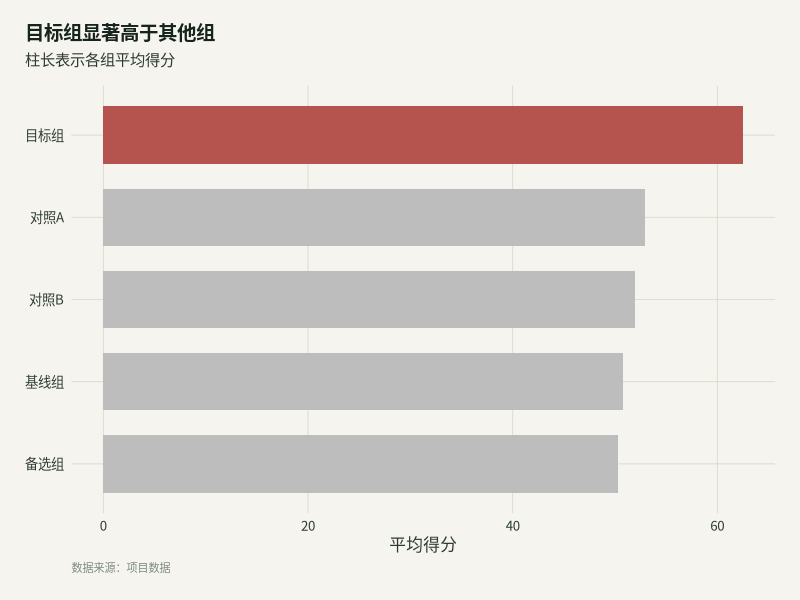
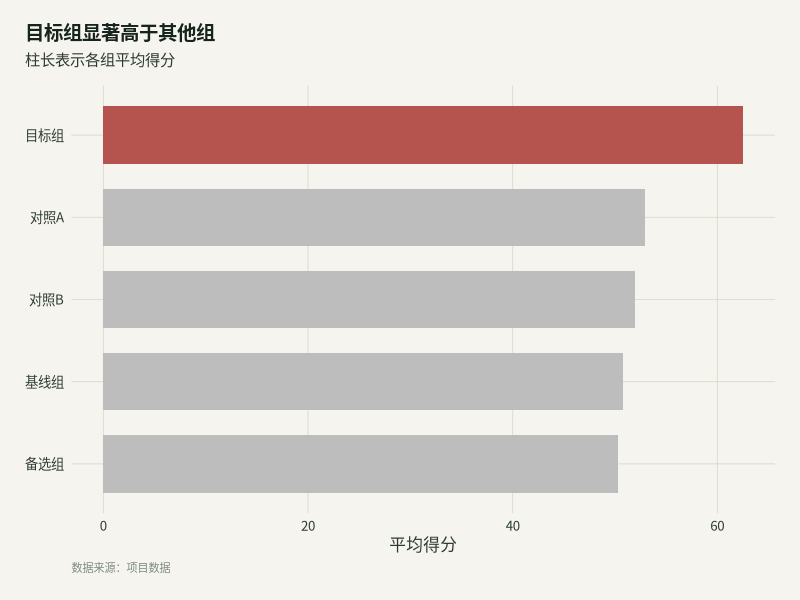
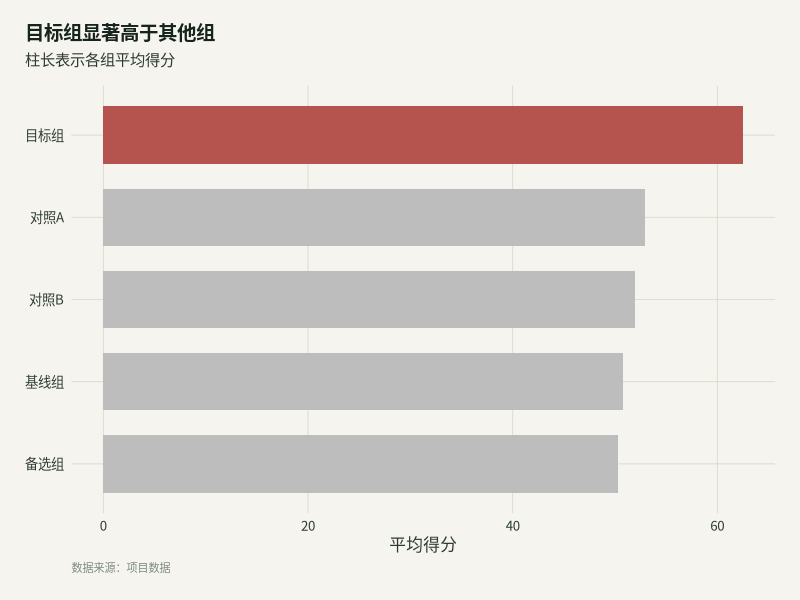
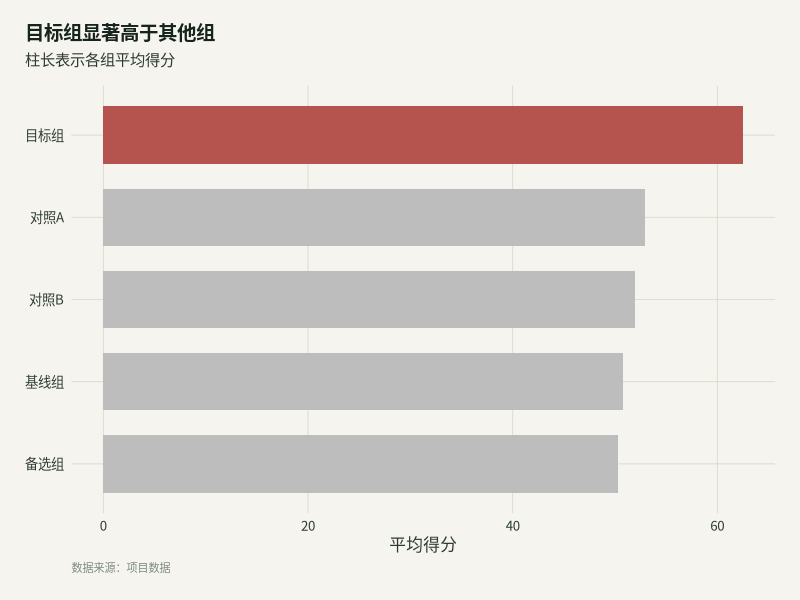

Write the R code that produced these figures, in order. (Note: this script raises an error after producing the figures.)
# smoke-cjk.R -- ggplot2-pub environment smoke test
# ASCII-only on purpose: this script must survive legacy locales (LC_CTYPE=C on
# Windows terminals) where UTF-8 source files get mangled at read time.
# All Chinese literals use \u escapes. Run: Rscript scripts/smoke-cjk.R

results <- character(0)
report <- function(status, label, detail = "") {
  results <<- c(results, status)
  cat(sprintf("[%s] %s%s\n", status, label, if (nzchar(detail)) paste0(" -- ", detail) else ""))
}
`%||%` <- function(a, b) if (is.null(a)) b else a

cat("== ggplot2-pub smoke ==\n")
cat("R ", as.character(getRversion()), "| ggplot2 ", as.character(packageVersion("ggplot2")), "\n", sep = "")
li <- l10n_info()
cat("locale UTF-8: ", li[["UTF-8"]], " | codepage:", li[["codepage"]] %||% NA, "\n", sep = "")
if (!isTRUE(li[["UTF-8"]])) {
  report("WARN", "non-UTF-8 locale (common when Rscript runs from a terminal)",
         "Chinese plots must follow SKILL.md step-6 defense; render-verify before delivery")
} else {
  report("PASS", "UTF-8 locale")
}

# 1. core packages
core <- c("ggplot2", "dplyr", "forcats", "scales")
miss <- core[!core %in% rownames(installed.packages())]
if (length(miss)) report("FAIL", "core packages missing", paste(miss, collapse = ", ")) else
  report("PASS", "core packages present", paste(core, collapse = ", "))

suppressPackageStartupMessages({
  library(ggplot2); library(dplyr); library(forcats); library(scales)
})

# 2. theme_pub() exists, uses plain element_text (NOT ggtext textbox), and is overridable
te_paper  <- "#f5f4ee"; te_ink <- "#16241d"; te_body <- "#2c3a31"; te_line <- "#dad9ca"
theme_pub = function(base_size = 12, base_family = "sans") {
  theme_minimal(base_size = base_size, base_family = base_family) +
    theme(
      plot.background  = element_rect(fill = te_paper, colour = NA),
      panel.background = element_rect(fill = te_paper, colour = NA),
      panel.grid.major = element_line(colour = te_line, linewidth = 0.3),
      panel.grid.minor = element_blank(),
      plot.title.position = "plot",
      plot.title    = element_text(colour = te_ink, face = "bold", size = base_size + 2,
                                   hjust = 0, margin = margin(b = 6)),
      plot.subtitle = element_text(colour = te_body, size = base_size - 1,
                                   hjust = 0, margin = margin(b = 12)),
      plot.caption  = element_text(colour = "#7d8a80", size = base_size - 4, hjust = 0),
      text          = element_text(colour = te_body),
      axis.text     = element_text(colour = te_body),
      plot.margin   = margin(18, 18, 18, 18)
    )
}
tp <- theme_pub()
if (inherits(tp$plot.title, "element_textbox")) {
  report("FAIL", "theme_pub plot.title is a ggtext textbox (locked/fragile)") 
} else {
  report("PASS", "theme_pub uses plain element_text (no textbox lock)")
}
ov <- tryCatch({
  p0 <- ggplot(mtcars, aes(wt, mpg)) + geom_point() + tp
  p1 <- p0 + theme(plot.title = element_text(size = 20))
  "ok"
}, error = function(c) paste("override failed:", conditionMessage(c)))
if (identical(ov, "ok")) report("PASS", "theme_pub overridable via + theme()") else
  report("FAIL", ov)

# 3. antipattern regression: constant-in-aes creates a pseudo guide, outside does not
d <- data.frame(x = 1:5, y = (1:5)^2)
g_bad  <- ggplot(d, aes(x, y)) + geom_point(aes(color = "steelblue"))
g_good <- ggplot(d, aes(x, y)) + geom_point(color = "steelblue")
n_bad  <- length(ggplot_build(g_bad)$plot$guides$guides)
n_good <- length(ggplot_build(g_good)$plot$guides$guides)
if (n_bad > 0 && n_good == 0) report("PASS", "aes-constant antipattern detected as documented (pseudo-guide 1 vs 0)") else
  report("WARN", "aes-constant behavior changed upstream", sprintf("bad=%s good=%s", n_bad, n_good))

# 4. CJK canary: full publication pipeline with Chinese labels, then verify the file
CN_TITLE <- "\u76ee\u6807\u7ec4\u663e\u8457\u9ad8\u4e8e\u5176\u4ed6\u7ec4"   # insight title
CN_SUB   <- "\u67f1\u957f\u8868\u793a\u5404\u7ec4\u5e73\u5747\u5f97\u5206"   # subtitle
CN_X     <- "\u5e73\u5747\u5f97\u5206"                                       # x axis
CN_CAP   <- "\u6570\u636e\u6765\u6e90\uff1a\u9879\u76ee\u6570\u636e"         # caption
FOCUS    <- "\u76ee\u6807\u7ec4"                                             # focus group

# Pick an installed CJK family. cairo_pdf ALONE is not enough for Chinese: the
# family still resolves to a Latin-only face (Arial on Windows) and every glyph
# comes out as a box. See SKILL.md step 6 (two-step export).
cjk_family <- {
  pref <- c("Microsoft YaHei", "Noto Sans CJK SC", "Noto Sans CJK", "Source Han Sans SC",
            "Source Han Sans", "PingFang SC", "Hiragino Sans GB", "SimSun", "SimHei",
            "WenQuanYi Zen Hei", "Malgun Gothic")
  fam <- character(0)
  if (requireNamespace("systemfonts", quietly = TRUE)) {
    have <- unique(systemfonts::system_fonts()$family)
    fam <- pref[pref %in% have]                      # prefer Chinese faces
    if (!length(fam)) {
      pat <- "YaHei|SimSun|SimHei|Noto Sans CJK|Source Han|PingFang|Hiragino|Malgun Gothic|MS Gothic|WenQuanYi"
      fam <- unique(grep(pat, have, value = TRUE))   # else any CJK-capable face
    }
  }
  if (length(fam)) fam[[1]] else NA_character_
}
if (is.na(cjk_family)) {
  report("WARN", "no CJK font family found", "Chinese export cannot be glyph-verified here")
} else {
  report("INFO", "CJK font family for canary", cjk_family)
}

set.seed(1)
df <- data.frame(
  group = rep(c("\u57fa\u7ebf\u7ec4", "\u5bf9\u7167A", "\u5bf9\u7167B", FOCUS, "\u5907\u9009\u7ec4"), each = 40),
  score = c(rnorm(40, 50, 8), rnorm(40, 52, 8), rnorm(40, 51, 8), rnorm(40, 65, 8), rnorm(40, 49, 8))
)
plot_data <- df |>
  summarise(value = mean(score, na.rm = TRUE), .by = group) |>
  mutate(group = fct_reorder(group, value), is_focus = group == FOCUS)

p <- ggplot(plot_data, aes(x = value, y = group, fill = is_focus)) +
  geom_col(width = 0.7, color = NA) +
  scale_x_continuous(labels = scales::comma) +
  scale_fill_manual(values = c(`TRUE` = "#b5534e", `FALSE` = "#BDBDBD"), guide = "none") +
  labs(title = CN_TITLE, subtitle = CN_SUB, x = CN_X, y = NULL, caption = CN_CAP) +
  theme_pub(base_family = if (is.na(cjk_family)) "sans" else cjk_family)

outdir <- file.path(tempdir(), "ggplot2-pub-smoke")
dir.create(outdir, showWarnings = FALSE)
f <- file.path(outdir, "cjk-canary.png")
res <- tryCatch({ ggsave(f, plot = p, width = 8, height = 5, dpi = 150, bg = "#f5f4ee"); NULL },
  error = function(c) conditionMessage(c))
if (is.null(res) && file.exists(f) && file.size(f) > 10000) {
  report("PASS", "CJK canary rendered", sprintf("%.1f KB -> %s", file.size(f) / 1024, f))
} else {
  report("FAIL", "CJK canary failed", if (!is.null(res)) res else "file too small (blank image?)")
}

# 5. CJK PDF export must be verified on the GLYPHS, not on the file existing.
#    Two independent ways this fails silently:
#      a) the default pdf() device replaces every CJK glyph with a dot;
#      b) cairo_pdf with a Latin-only family embeds Arial, every glyph becomes a
#         box -- and the text layer STILL extracts fine, so a text-only check
#         passes while the rendered page is unreadable.
#    Assert BOTH the text layer (catches a) and the embedded font (catches b).
#    Checking file.exists() + size is what this used to do; a boxed PDF passed.
fp <- file.path(outdir, "cjk-canary.pdf")
resp <- tryCatch({ ggsave(fp, plot = p, width = 8, height = 5,
                          device = cairo_pdf, bg = "#f5f4ee"); NULL },
  error = function(c) conditionMessage(c))
if (!is.null(resp) || !file.exists(fp)) {
  report("FAIL", "CJK PDF export failed", if (!is.null(resp)) resp else "no file written")
} else if (is.na(cjk_family)) {
  report("WARN", "CJK PDF written but NOT glyph-verified", "no CJK font family available")
} else if (!requireNamespace("pdftools", quietly = TRUE)) {
  report("WARN", "CJK PDF written but NOT glyph-verified",
         "pdftools missing -- a boxed or dotted PDF would pass unnoticed")
} else {
  txt <- paste(pdftools::pdf_text(fp), collapse = " ")
  ft  <- pdftools::pdf_fonts(fp)
  text_ok <- grepl(CN_X, txt, fixed = TRUE)
  font_ok <- any(grepl(gsub(" ", "", cjk_family), gsub(" ", "", ft$name), ignore.case = TRUE))
  if (text_ok && font_ok) {
    report("PASS", "CJK PDF glyphs verified (text layer + embedded CJK font)",
           sprintf("%.1f KB, font=%s", file.size(fp) / 1024, cjk_family))
  } else {
    report("FAIL", "CJK PDF glyph check failed",
           sprintf("text_layer_ok=%s embedded_cjk_font=%s", text_ok, font_ok))
  }
}

# 5b. Non-ASCII OUTPUT PATH. The default png device (ragg::agg_png) can fail to
#     write while ggsave() reports no error at all -- the file is simply absent.
#     Measured trigger (R 4.6.1 / ragg 1.5.2 / Windows 11): CJK working
#     directory + RELATIVE filename + non-UTF-8 locale; ragg resolves the
#     relative path only at dev.off(), where the locale cannot decode it.
#     The cairo recipe this skill ships must survive it, and the assertion is
#     what catches the silent failure -- so both are asserted here.
cjk_dir <- file.path(outdir, "\u4e2d\u6587\u8def\u5f84")
dir.create(cjk_dir, showWarnings = FALSE)
old_wd <- setwd(cjk_dir)
png_cairo <- function(filename, width, height, ...) {
  grDevices::png(filename, width = width, height = height, units = "in",
                 res = 150, type = "cairo", ...)
}
fc <- "canary-cairo.png"
r_cairo <- tryCatch({ ggsave(fc, plot = p, width = 6, height = 4, dpi = 150,
                             bg = "#f5f4ee", device = png_cairo); NULL },
  error = function(c) conditionMessage(c))
if (is.null(r_cairo) && file.exists(fc) && file.size(fc) > 5000) {
  report("PASS", "non-ASCII path: cairo png recipe writes the file",
         sprintf("%.1f KB", file.size(fc) / 1024))
} else {
  report("FAIL", "non-ASCII path: cairo png recipe wrote nothing",
         if (!is.null(r_cairo)) r_cairo else "file missing or too small")
}
fd <- "canary-default.png"
withCallingHandlers(
  tryCatch(ggsave(fd, plot = p, width = 6, height = 4, dpi = 150, device = "png"),
           error = function(e) NULL),
  warning = function(w) invokeRestart("muffleWarning"))
if (file.exists(fd)) {
  report("INFO", "non-ASCII path: default png device also works on this setup")
} else {
  report("WARN", "non-ASCII path: default png device wrote NOTHING (known ragg limit)",
         "keep the png_cairo recipe + file.exists() assertion on this machine")
}
setwd(old_wd)

# 6. zero-dep CVD checker sanity (base-R Machado simulation, see references/palettes.md)
cvd_check <- function(palette) {
  s2l <- function(u) ifelse(u <= 0.04045, u / 12.92, ((u + 0.055) / 1.055)^2.4)
  MD <- matrix(c(.367322, .860646, -.227968, .280085, .693084, .026831,
                 .01182, .04294, .94524), 3, 3)
  MP <- matrix(c(.152286, 1.052583, -.204868, .114503, .786281, .099216,
                 -.003882, -.048116, 1.051998), 3, 3)
  sim <- function(M) {
    lin <- apply(col2rgb(palette) / 255, 2, s2l)
    out <- pmin(1, pmax(0, M %*% lin)); out <- matrix(out, 3, ncol(lin))
    sweep(out, 2, colSums(out), "/")
  }
  D <- sim(MD); P <- sim(MP)
  lum <- sapply(palette, function(h) {
    l <- apply(col2rgb(h) / 255, 2, s2l); .2126 * l[1] + .7152 * l[2] + .0722 * l[3] })
  out <- data.frame()
  n <- length(palette)
  for (i in seq_len(n - 1)) for (j in seq(i + 1, n)) {
    cd <- min(sqrt(sum((D[, i] - D[, j])^2)), sqrt(sum((P[, i] - P[, j])^2)))
    dl <- abs(lum[i] - lum[j])
    out <- rbind(out, data.frame(verdict = if (cd < 0.10 && dl < 0.10) "\u786c\u51b2\u7a81" else if (cd < 0.05) "\u8f6f\u63d0\u9192" else "-"))
  }
  out
}
bad_flagged  <- any(cvd_check(c("#B22222", "#228B22"))$verdict == "\u786c\u51b2\u7a81")
good_cleaned <- all(cvd_check(c("#BDBDBD", "#D55E00"))$verdict == "-")
if (bad_flagged && good_cleaned) {
  report("PASS", "CVD checker calibrated (bad pair flagged, highlight pair clean)")
} else {
  report("FAIL", "CVD checker miscalibrated", sprintf("bad_flagged=%s good_cleaned=%s", bad_flagged, good_cleaned))
}

# 7. optional stack status (informational, never fails)
opt <- c("ggrepel", "patchwork", "ggdist", "gghighlight", "scico", "MetBrewer", "khroma", "showtext", "ragg")
have <- opt[opt %in% rownames(installed.packages())]
lack <- setdiff(opt, have)
report("INFO", sprintf("enhancement stack: have %d/%d", length(have), length(opt)),
       if (length(lack)) paste("missing:", paste(lack, collapse = ", ")) else "all present")

cat(sprintf("\n== summary: PASS=%d WARN=%d FAIL=%d INFO=%d ==\n",
    sum(results == "PASS"), sum(results == "WARN"), sum(results == "FAIL"), sum(results == "INFO")))
quit(status = if (any(results == "FAIL")) 1 else 0)
